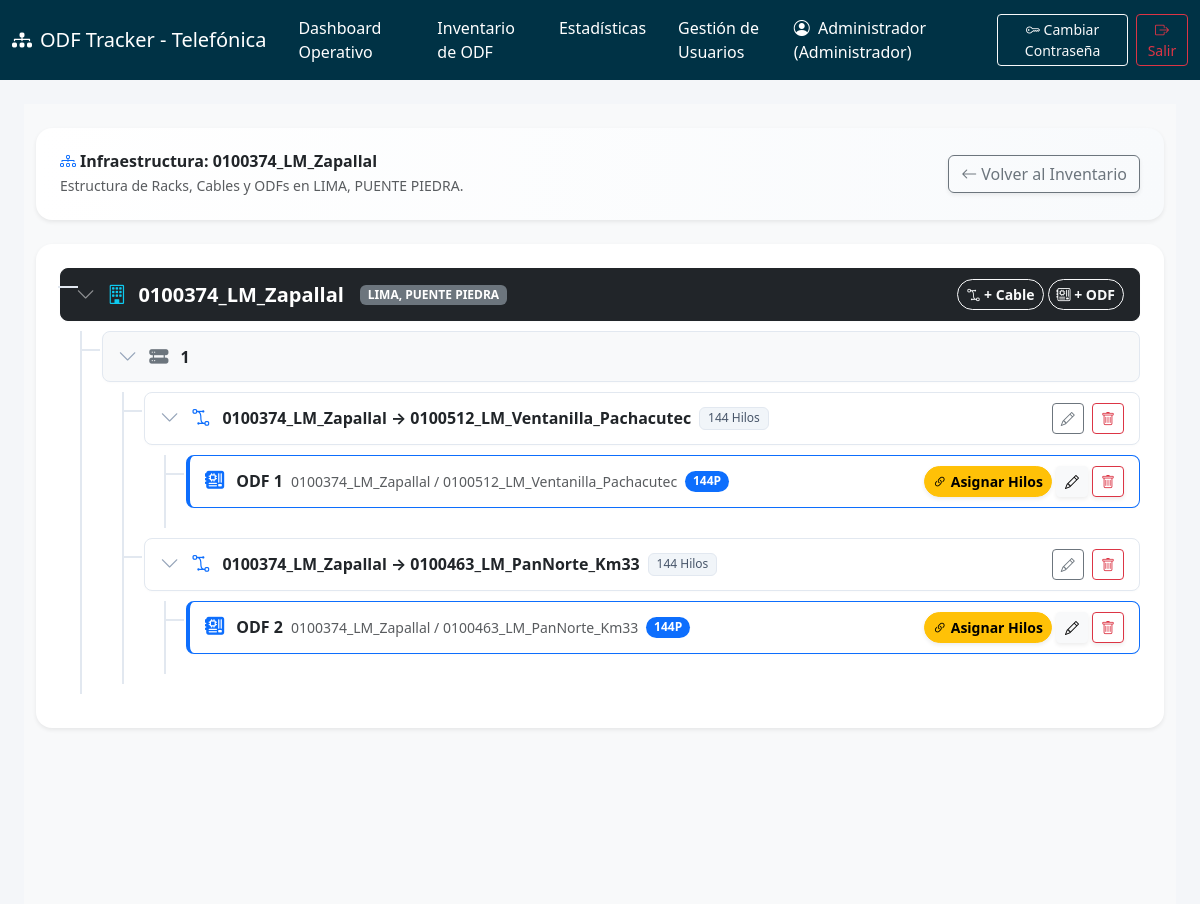
/admin_site_detalle.php?id_site=6 (signed in), run on the app's committed database.
### tables this page shows
CREATE TABLE `site` (
  `id_site` int(11) NOT NULL,
  `nombre` varchar(100) NOT NULL,
  `direccion` varchar(255) DEFAULT NULL,
  `departamento` varchar(80) DEFAULT NULL,
  `distrito` varchar(80) DEFAULT NULL,
  `tipo` enum('PAG','AGG','SITE','AGG/PAG') NOT NULL DEFAULT 'SITE',
  `activo` tinyint(4) DEFAULT 1
);

CREATE TABLE `cablealimentacion` (
  `id_cable` int(11) NOT NULL,
  `id_site` int(11) DEFAULT NULL,
  `origen` varchar(80) DEFAULT NULL,
  `destino` varchar(80) DEFAULT NULL,
  `capacidad_hilos` int(11) NOT NULL,
  `rack` varchar(100) DEFAULT NULL,
  `fecha_instalacion` date DEFAULT NULL,
  `activo` tinyint(4) DEFAULT 1
);

CREATE TABLE `odf` (
  `id_odf` int(11) NOT NULL,
  `id_site` int(11) DEFAULT NULL,
  `origen` varchar(80) DEFAULT NULL,
  `destino` varchar(100) DEFAULT NULL,
  `capacidad_puertos` enum('12','24','48','96','144') NOT NULL,
  `ubicacion_rack` varchar(100) DEFAULT NULL,
  `activo` tinyint(4) DEFAULT 1
);

### admin_site_detalle.php (the view, shortened to what this page needs)
<?php
require_once 'config/database.php';
$id_site = $_GET['id_site'] ?? null;
$siteRow = $pdo->prepare("SELECT * FROM Site WHERE id_site = ?");
$siteRow->execute([$id_site]);
$siteActual = $siteRow->fetch();
$cables = $pdo->prepare("SELECT *, CONCAT_WS(' → ', origen, destino) AS tipo_cable FROM CableAlimentacion WHERE id_site = ? AND activo = 1 ORDER BY id_cable");
$cables->execute([$id_site]);
$cables = $cables->fetchAll();
$odfsRaw = $pdo->prepare("SELECT o.*, s.nombre as site_nombre FROM ODF o JOIN Site s ON o.id_site = s.id_site WHERE o.id_site = ? AND o.activo = 1 ORDER BY o.id_odf ASC");
$odfsRaw->execute([$id_site]);
$odfsRaw = $odfsRaw->fetchAll();
$odfs = [];
$odfIndex = 1;
foreach ($odfsRaw as $o) {
    $o['local_index'] = $odfIndex++;
    $odfs[] = $o;
}
$portsStmt = $pdo->prepare("SELECT id_puerto, id_odf, posicion, id_cable_conectado, numero_hilo FROM Puerto WHERE id_odf IN (SELECT id_odf FROM ODF WHERE id_site = ?)");
$portsStmt->execute([$id_site]);
$ports = $portsStmt->fetchAll();
$tree = [];
$siteId = $id_site;
$tree[$siteId] = [ 'info' => $siteActual, 'racks' => [], 'cables_sueltos' => [] ];
    $rackList = array_unique(array_column(array_filter($odfs, fn($o) => $o['id_site'] == $siteId), 'ubicacion_rack'));
    foreach ($rackList as $rack) {
        $tree[$siteId]['racks'][$rack] = [ 'cables' => [] ];
        $rackOdfs = array_filter($odfs, fn($o) => $o['id_site'] == $siteId && $o['ubicacion_rack'] == $rack);
        $rackCableIds = [];
        foreach ($rackOdfs as $ro) {
            $odfPorts = array_filter($ports, fn($p) => $p['id_odf'] == $ro['id_odf']);
            foreach ($odfPorts as $p) {
                if (!empty($p['id_cable_conectado'])) {
                    $rackCableIds[] = $p['id_cable_conectado'];
                }
            }
        }
        $rackCableIds = array_unique($rackCableIds);
        foreach ($rackCableIds as $cid) {
            $cableInfo = array_values(array_filter($cables, fn($c) => $c['id_cable'] == $cid))[0] ?? null;
            if ($cableInfo) {
                $tree[$siteId]['racks'][$rack]['cables'][$cid] = [ 'info' => $cableInfo, 'odfs' => [] ];
                foreach ($rackOdfs as $ro) {
                    $isConnected = count(array_filter($ports, fn($p) => $p['id_odf'] == $ro['id_odf'] && $p['id_cable_conectado'] == $cid)) > 0;
                    if ($isConnected) $tree[$siteId]['racks'][$rack]['cables'][$cid]['odfs'][] = $ro;
                }
            }
        }
    }
require_once 'views/header.php';
?>
<div class="container-fluid py-4 bg-light min-vh-100">
    <div class="row mb-4">
        <div class="col-12">
            <div class="d-flex justify-content-between align-items-center bg-white p-4 rounded-4 shadow-sm border-0" style="background: linear-gradient(to right, #ffffff, #f8fafc);">
                <div>
                    <h5 class="fw-bold text-dark mb-0 fs-6"><i class="bi bi-diagram-3 text-primary me-1"></i>Infraestructura: <?= htmlspecialchars($siteActual['nombre']) ?></h5>
                    <p class="text-muted mb-0 mt-1 small">Estructura de Racks, Cables y ODFs en <?= htmlspecialchars($siteActual['departamento'] . ', ' . $siteActual['distrito']) ?>.</p>
                </div>
                <div class="d-flex gap-2 flex-wrap">
                    <a href="admin_infraestructura.php" class="btn btn-outline-secondary shadow-sm btn-rounded"><i class="bi bi-arrow-left me-1"></i>Volver al Inventario</a>
                </div>
            </div>
        </div>
    </div>
    <div class="card shadow-sm border-0 rounded-4">
        <div class="card-body p-4">
            <?php foreach ($tree as $siteId => $siteData): $s = $siteData['info']; ?>
                <div class="tree-node ms-0 ps-0 border-0 site-node-container">
                    <div class="node-content bg-dark text-white border-dark">
                        <div class="node-title" onclick="toggleNode(this)">
                            <i class="bi bi-chevron-down toggle-icon text-white-50"></i>
                            <i class="bi bi-building text-info"></i>
                            <span class="fw-bold fs-5 site-title-text"><?= htmlspecialchars($s['nombre']) ?></span>
                            <span class="badge bg-secondary ms-3 site-city-text"><?= htmlspecialchars($s['departamento'] . ', ' . $s['distrito']) ?></span>
                        </div>
                        <div class="node-actions d-flex gap-1 align-items-center">
                            <button class="btn btn-sm btn-outline-light fw-bold" style="border-radius:20px;" onclick="addCable(<?= $s['id_site'] ?>)"><i class="bi bi-bezier2"></i> + Cable</button>
                            <button class="btn btn-sm btn-outline-light fw-bold" style="border-radius:20px;" onclick="addODF(<?= $s['id_site'] ?>)"><i class="bi bi-motherboard"></i> + ODF</button>
                        </div>
                    </div>
                    <div class="children-container">
                        <?php foreach ($siteData['racks'] as $rack => $rackData): ?>
                            <div class="tree-node">
                                <div class="node-content bg-light">
                                    <div class="node-title" onclick="toggleNode(this)">
                                        <i class="bi bi-chevron-down toggle-icon"></i>
                                        <i class="bi bi-hdd-rack-fill text-secondary"></i>
                                        <span class="fw-bold text-dark"><?= htmlspecialchars($rack) ?></span>
                                    </div>
                                </div>
                                <div class="children-container">
                                    <?php foreach ($rackData['cables'] as $cid => $cableData): $c = $cableData['info']; ?>
                                        <div class="tree-node">
                                            <div class="node-content">
                                                <div class="node-title" onclick="toggleNode(this)">
                                                    <i class="bi bi-chevron-down toggle-icon"></i>
                                                    <i class="bi bi-bezier2 text-primary"></i>
                                                    <span class="fw-bold text-dark me-2"><?= htmlspecialchars($c['tipo_cable']) ?></span>
                                                    <?php if($cid !== 'none'): ?>
                                                        <span class="badge badge-soft"><?= $c['capacidad_hilos'] ?> Hilos</span>
                                                    <?php endif; ?>
                                                </div>
                                                <?php if($cid !== 'none'): ?>
                                                <div class="node-actions">
                                                    <button class="btn btn-sm btn-outline-secondary btn-rounded me-1" onclick="editCable(<?= $c['id_cable'] ?>, <?= $c['id_site'] ?>, '<?= addslashes($c['origen']) ?>', '<?= addslashes($c['destino']) ?>', <?= $c['capacidad_hilos'] ?>, '<?= addslashes($c['rack']) ?>', '<?= $c['fecha_instalacion'] ?>')"><i class="bi bi-pencil"></i></button>
                                                    <form action="api/crud_infraestructura.php" method="POST" class="d-inline" onsubmit="return confirm('¿Eliminar Cable?');"><button type="submit" class="btn btn-sm btn-outline-danger btn-rounded"><i class="bi bi-trash"></i></button></form>
                                                </div>
                                                <?php endif; ?>
                                            </div>
                                            <div class="children-container">
                                                <?php foreach ($cableData['odfs'] as $o): ?>
                                                    <div class="tree-node border-left-dashed">
                                                        <div class="node-content border-primary" style="border-left: 4px solid #0d6efd !important;">
                                                            <div class="node-title" style="cursor: default;">
                                                                <i class="bi bi-motherboard-fill text-primary"></i>
                                                                <span class="fw-bold text-dark me-2">ODF <?= $o['local_index'] ?></span>
                                                                <span class="text-muted small me-2"><?= htmlspecialchars($o['origen'] . ' / ' . $o['destino']) ?></span>
                                                                <span class="badge bg-primary rounded-pill"><?= $o['capacidad_puertos'] ?>P</span>
                                                            </div>
                                                            <div class="node-actions d-flex gap-1">
                                                                <a href="asignar_hilos.php?id_odf=<?= $o['id_odf'] ?>" class="btn btn-sm btn-warning fw-bold shadow-sm" style="border-radius: 20px;"><i class="bi bi-link-45deg me-1"></i>Asignar Hilos</a>
                                                                <button class="btn btn-sm btn-light shadow-sm btn-rounded" onclick="editODF(<?= $o['id_odf'] ?>, <?= $o['id_site'] ?>, '<?= addslashes($o['origen']) ?>', '<?= addslashes($o['destino']) ?>', '<?= addslashes($o['ubicacion_rack']) ?>', <?= $o['capacidad_puertos'] ?>)"><i class="bi bi-pencil"></i></button>
                                                                <form action="api/crud_infraestructura.php" method="POST" class="d-inline" onsubmit="return confirm('¿Eliminar ODF? Los puertos se perderán.');"><button type="submit" class="btn btn-sm btn-outline-danger shadow-sm btn-rounded"><i class="bi bi-trash"></i></button></form>
                                                            </div>
                                                        </div>
                                                    </div>
                                                <?php endforeach; ?>
                                            </div>
                                        </div>
                                    <?php endforeach; ?>
                                </div>
                            </div>
                        <?php endforeach; ?>
                    </div>
                </div>
            <?php endforeach; ?>
        </div>
    </div>
</div>
<?php require_once 'views/footer.php'; ?>

### views/header.php (shortened to what this page needs)
<!DOCTYPE html>
<html lang="es">
<head>
    <link href="https://cdn.jsdelivr.net/npm/bootstrap@5.3.2/dist/css/bootstrap.min.css" rel="stylesheet">
    <link rel="stylesheet" href="https://cdn.jsdelivr.net/npm/bootstrap-icons@1.11.1/font/bootstrap-icons.css">
</head>
<body>
    <nav class="navbar navbar-expand-lg navbar-dark navbar-telefonica mb-4">
        <div class="container-fluid">
            <a class="navbar-brand" href="dashboard.php">
                <i class="bi bi-diagram-3-fill me-2"></i>ODF Tracker - Telefónica
            </a>
            <?php if(isset($_SESSION['usuario'])): ?>
            <ul class="navbar-nav me-auto">
                        <li class="nav-item">
                            <a class="nav-link text-white fw-medium px-3 <?= basename($_SERVER['PHP_SELF']) == 'dashboard.php' ? 'active' : '' ?>" href="dashboard.php">Dashboard Operativo</a>
                        </li>
                        <li class="nav-item">
                            <a class="nav-link text-white fw-medium px-3 <?= basename($_SERVER['PHP_SELF']) == 'admin_infraestructura.php' || basename($_SERVER['PHP_SELF']) == 'admin_site_detalle.php' ? 'active' : '' ?>" href="admin_infraestructura.php">Inventario de ODF</a>
                        </li>
                        <li class="nav-item">
                            <a class="nav-link text-white fw-medium px-3 <?= basename($_SERVER['PHP_SELF']) == 'estadisticas.php' ? 'active' : '' ?>" href="estadisticas.php">Estadísticas</a>
                        </li>
                        <?php if($_SESSION['usuario']['rol'] == 'Administrador'): ?>
                        <li class="nav-item">
                            <a class="nav-link text-white fw-medium px-3 <?= basename($_SERVER['PHP_SELF']) == 'admin_usuarios.php' ? 'active' : '' ?>" href="admin_usuarios.php">Gestión de Usuarios</a>
                        </li>
                        <?php endif; ?>
            </ul>
            <div class="d-flex align-items-center text-white">
                <span class="me-3"><i class="bi bi-person-circle me-1"></i> <?= htmlspecialchars($_SESSION['usuario']['nombre']) ?> (<?= $_SESSION['usuario']['rol'] ?>)</span>
                <button type="button" class="btn btn-outline-light btn-sm me-2" data-bs-toggle="modal" data-bs-target="#changePasswordModal">
                    <i class="bi bi-key"></i> Cambiar Contraseña
                </button>
                <a href="logout.php" class="btn btn-outline-danger btn-sm"><i class="bi bi-box-arrow-right"></i> Salir</a>
            </div>
            <?php endif; ?>
        </div>
    </nav>
    <div class="container-fluid px-4">

### views/footer.php (shortened to what this page needs)
</body>
</html>

### views/header.php (style rules this page uses)
body { background-color: #f4f6f9; }
.navbar-telefonica { background-color: #003245; }

### admin_site_detalle.php (style rules this page uses)
.tree-node { position: relative; margin-left: 20px; border-left: 2px solid #e2e8f0; padding-left: 20px; padding-bottom: 10px; }
.tree-node::before { content: ''; position: absolute; top: 18px; left: -2px; width: 20px; height: 2px; background-color: #e2e8f0; }
.node-content { display: flex; align-items: center; justify-content: space-between; padding: 10px 15px; background: white; border-radius: 8px; border: 1px solid #e2e8f0; margin-bottom: 10px; transition: all 0.2s; box-shadow: 0 1px 3px rgba(0,0,0,0.02); }
.node-title { display: flex; align-items: center; cursor: pointer; user-select: none; flex-grow: 1; }
.node-title i { font-size: 1.2rem; margin-right: 12px; }
.toggle-icon { transition: transform 0.3s; margin-right: 10px; color: #94a3b8; }
.children-container { overflow: hidden; transition: max-height 0.3s ease-out; }
.badge-soft { background: #f1f5f9; color: #475569; border: 1px solid #e2e8f0; font-weight: 500; }

### data on the page
site: nombre "0100374_LM_Zapallal", departamento+distrito "LIMA, PUENTE PIEDRA", rack "1"
cablealimentacion: tipo_cable "0100374_LM_Zapallal → 0100512_LM_Ventanilla_Pachacutec", capacidad_hilos "144"
odf: local_index "1", origen+destino "0100374_LM_Zapallal / 0100512_LM_Ventanilla_Pachacutec", capacidad_puertos "144"
cablealimentacion: tipo_cable "0100374_LM_Zapallal → 0100463_LM_PanNorte_Km33", capacidad_hilos "144"
odf: local_index "2", origen+destino "0100374_LM_Zapallal / 0100463_LM_PanNorte_Km33", capacidad_puertos "144"

### other printed values
$_SESSION['usuario']['nombre'] "Administrador"
$_SESSION['usuario']['rol'] "Administrador"
